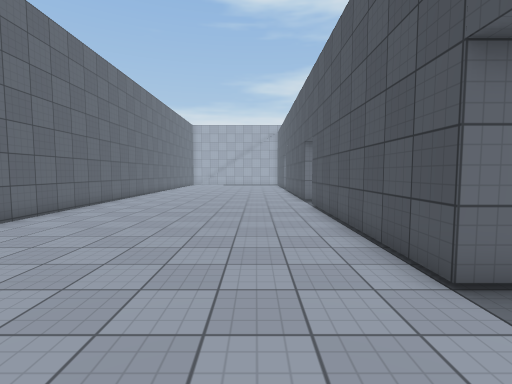
view 1 (above)

21 first-person views from a walk through a scene from a Unity 3-D project. The camera is 1.5 m above the floor, tilts 4° down and sees 85° across. The floor is counted in squares, 1 m on a side. Each view is taken from the middle of a square. On the plan, view 1 faces up. The plan holds only what a view shows up to about 14 squares ahead; the rest is blank. The place goes on beyond the plan. Surface patterns are stand-ins for the level's own textures.

view 2
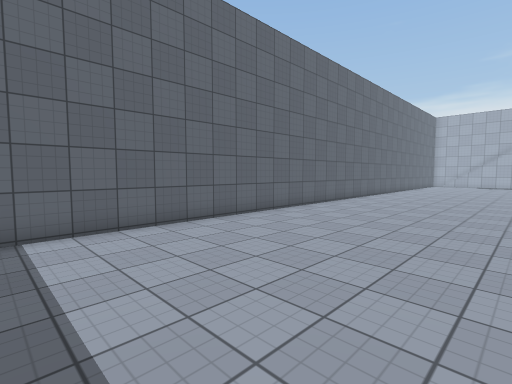

view 3
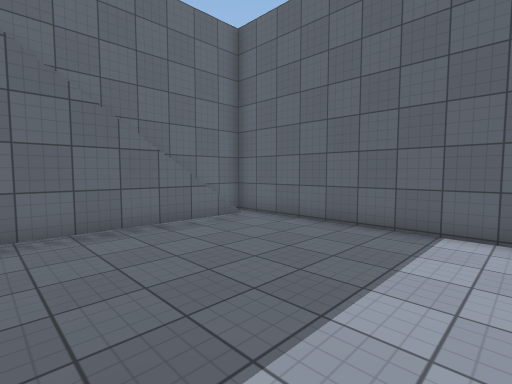

view 4
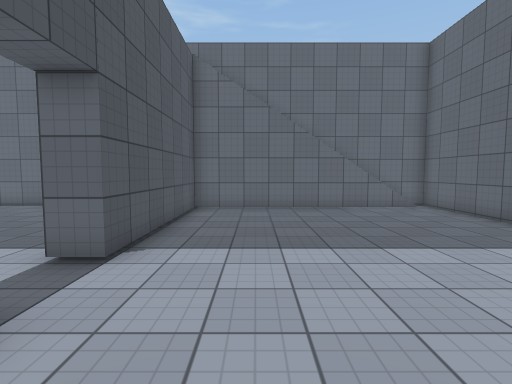

view 5
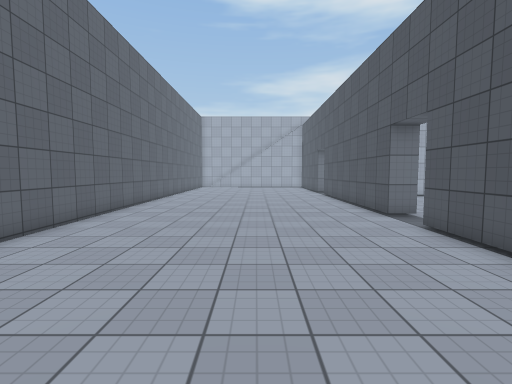

view 6
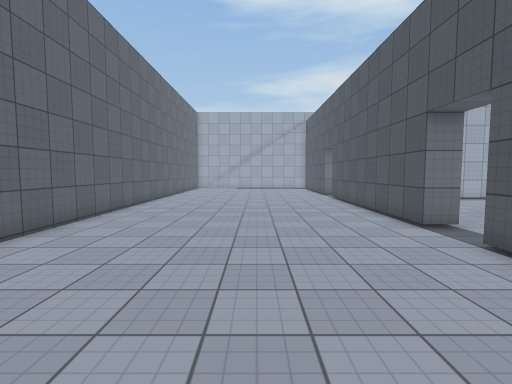

view 7
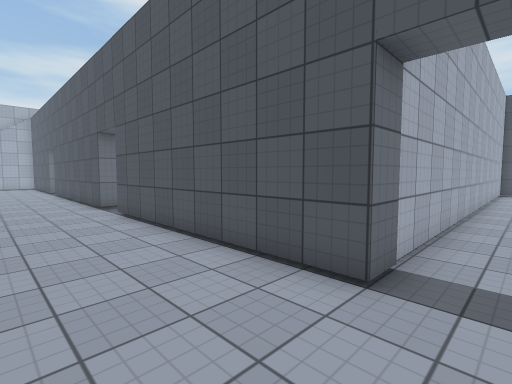

view 8
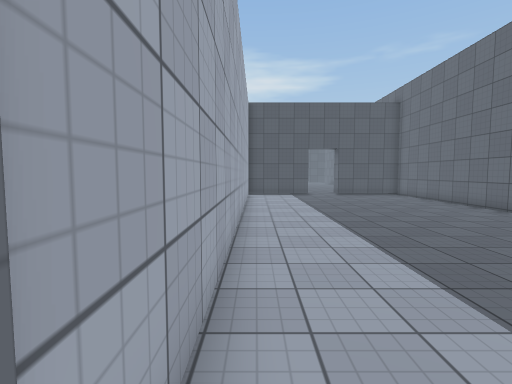

view 9
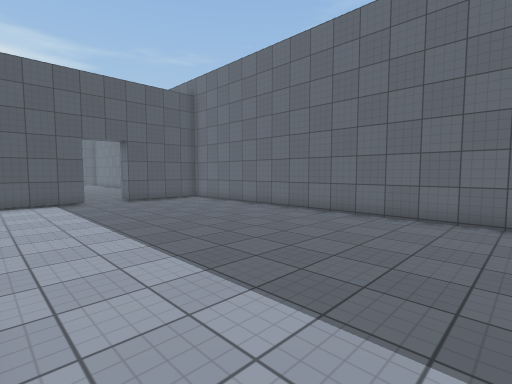

view 10
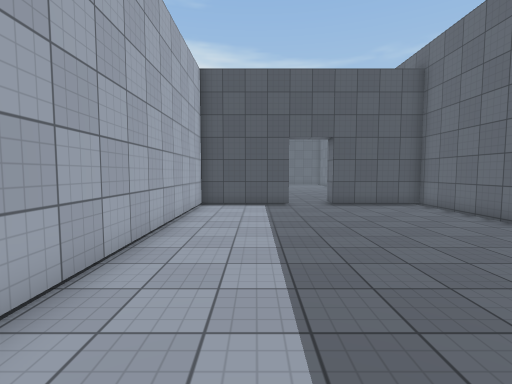

view 11
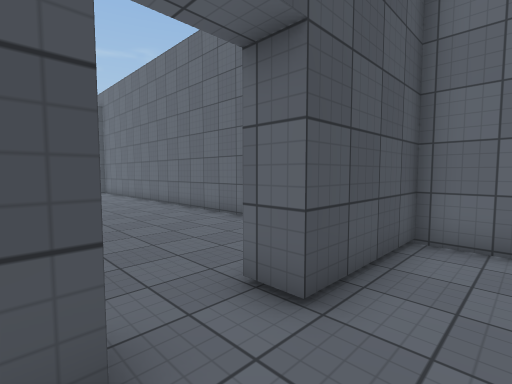

view 12
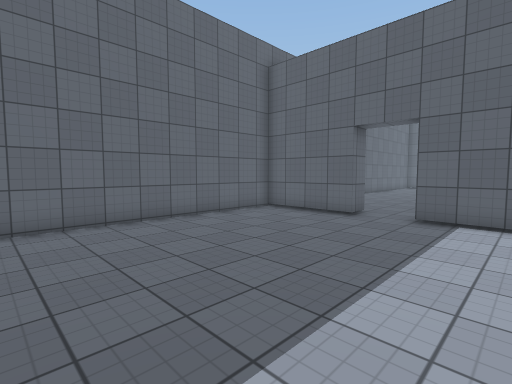

view 13
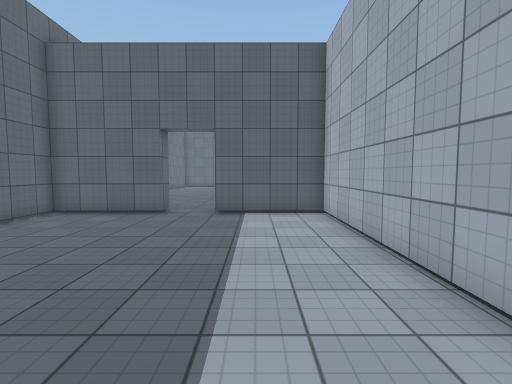

view 14
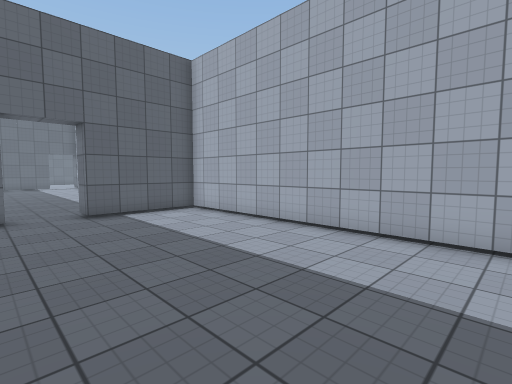

view 15
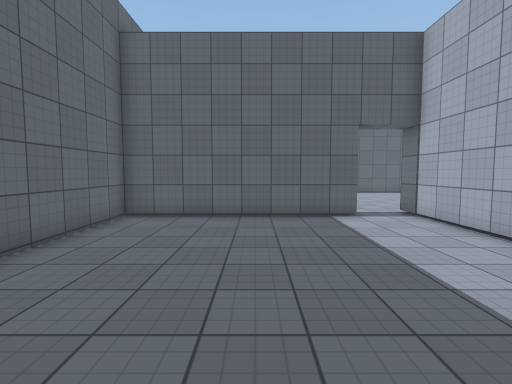

view 16
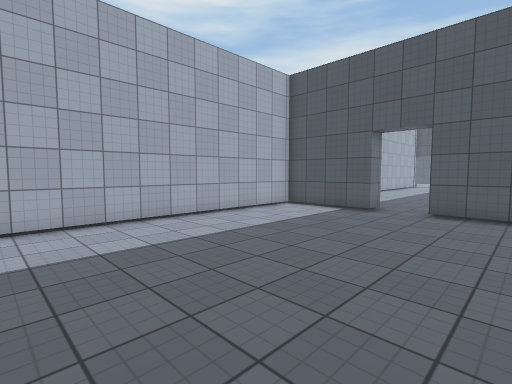

view 17
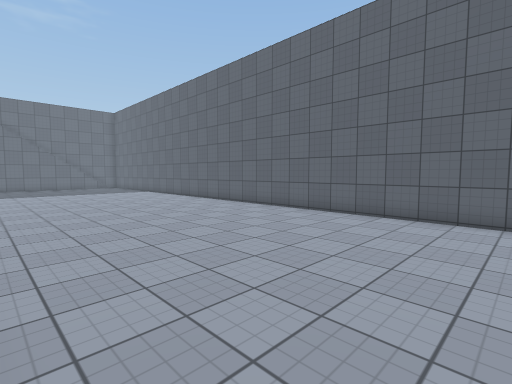

view 18
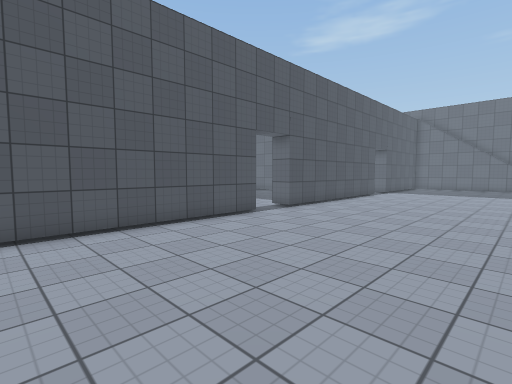

view 19
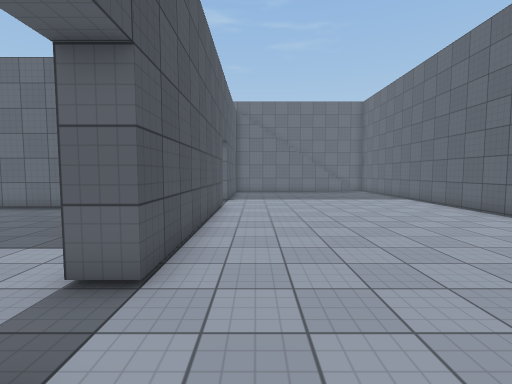

view 20
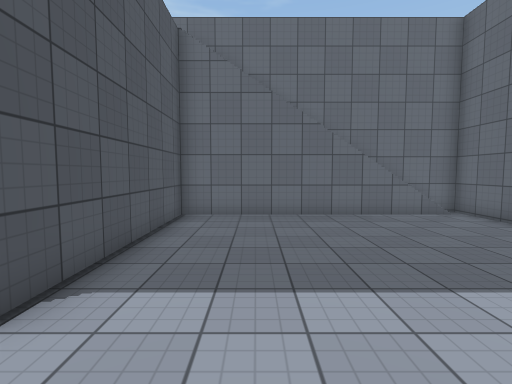

view 21
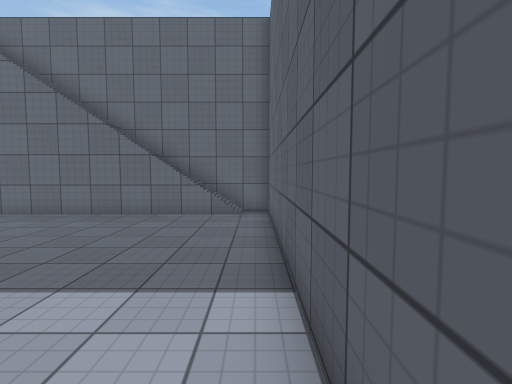

### Floor plan
Key: @ floor where view 1 was taken; # wall or solid block; . floor; / step, stairs or slope; ^ raised ledge; v drop or lower ground.
Columns run from 8 left of view 1 to 33 right of it. Each row starts with its distance up from view 1.
 22 #..........#
 21 #..........#
 20 #..........#
 19 #..........#
 18 #..........#  ..
 17 #..........# ..
 16 #..........# ..
 15 #..........#..
 14 #............
 13 #............
 12 #..........#..
 11 #..........#...
 10 #..........# ...
  9 #..........#  ...
  8 #..........#   ..
  7 #..........#   ...
  6 #..........#    ...
  5 #..........#     ...
  4 #..........###############################
  3 #.............................##..........
  2 #.............................##..........
  1 #.......... ..................##..........
  0 #.......@.. ..................##..........
 -1 #.......... ..............................
 -2 #.......... .............................
 -3 #.......... ..................##..........
 -4 #.......... ..................##..........
 -5 #..///////v ..................##..........
 -6 #.///////// ..................##..........
 -7 ##########^^##############################

Positions as (right, up) in squares from view 1, and headings:
1: (0, 0), facing up
2: (0, 0), facing up-left
3: (0, 2), facing down-left
4: (0, 6), facing down
5: (-2, 5), facing up
6: (-2, 7), facing up
7: (-1, 2), facing up-right
8: (3, 3), facing right
9: (7, 3), facing down-right
10: (9, 1), facing right
11: (20, 0), facing down-right
12: (32, 2), facing down-left
13: (33, 1), facing left
14: (33, -3), facing up-left
15: (13, -2), facing left
16: (11, -5), facing up-right
17: (2, 22), facing down-left
18: (-5, 22), facing down-right
19: (1, 16), facing down
20: (0, 4), facing down
21: (-7, 4), facing down
